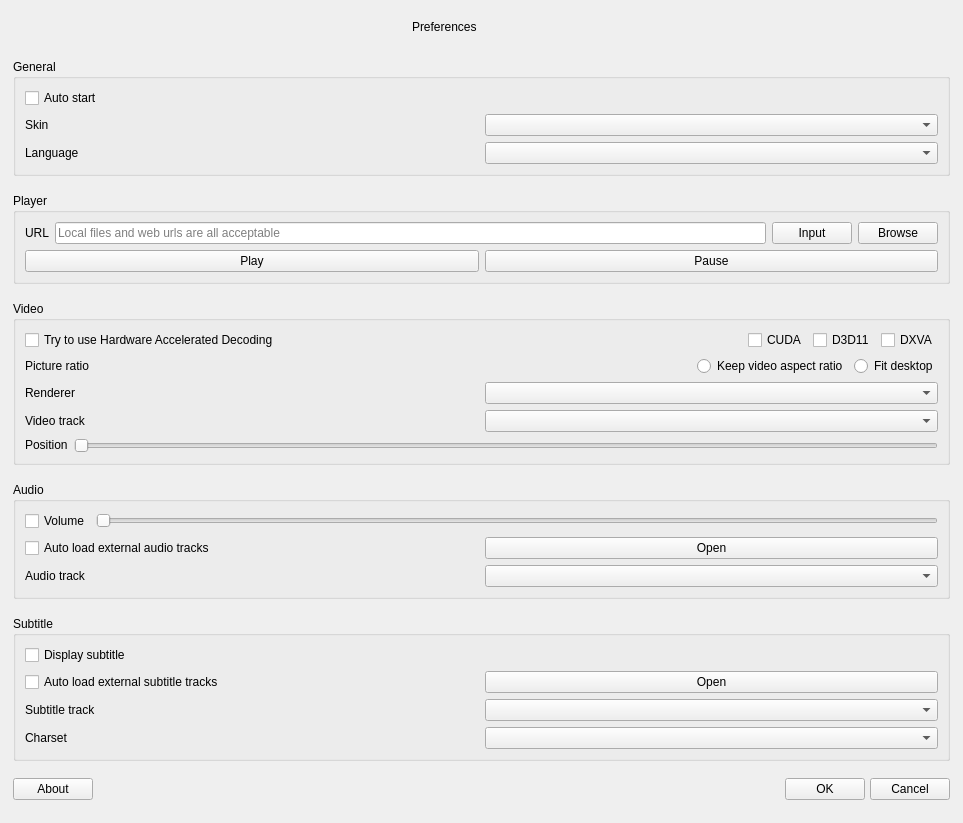
<?xml version="1.0" encoding="UTF-8"?>
<ui version="4.0">
 <class>PreferencesDialog</class>
 <widget class="FramelessWindow" name="PreferencesDialog">
  <property name="geometry">
   <rect>
    <x>0</x>
    <y>0</y>
    <width>963</width>
    <height>823</height>
   </rect>
  </property>
  <property name="sizePolicy">
   <sizepolicy hsizetype="Preferred" vsizetype="Preferred">
    <horstretch>0</horstretch>
    <verstretch>0</verstretch>
   </sizepolicy>
  </property>
  <property name="acceptDrops">
   <bool>true</bool>
  </property>
  <property name="windowTitle">
   <string>Preferences</string>
  </property>
  <property name="windowIcon">
   <iconset resource="../images.qrc">
    <normaloff>:/bee.ico</normaloff>:/bee.ico</iconset>
  </property>
  <property name="styleSheet">
   <string notr="true"/>
  </property>
  <layout class="QVBoxLayout" name="verticalLayout_2">
   <property name="spacing">
    <number>5</number>
   </property>
   <property name="leftMargin">
    <number>13</number>
   </property>
   <property name="topMargin">
    <number>0</number>
   </property>
   <property name="rightMargin">
    <number>13</number>
   </property>
   <property name="bottomMargin">
    <number>6</number>
   </property>
   <item>
    <widget class="QWidget" name="widget_windowTitleBar" native="true">
     <property name="sizePolicy">
      <sizepolicy hsizetype="Preferred" vsizetype="Fixed">
       <horstretch>0</horstretch>
       <verstretch>0</verstretch>
      </sizepolicy>
     </property>
     <property name="maximumSize">
      <size>
       <width>16777215</width>
       <height>30</height>
      </size>
     </property>
     <layout class="QHBoxLayout" name="horizontalLayout_7">
      <property name="spacing">
       <number>0</number>
      </property>
      <property name="leftMargin">
       <number>0</number>
      </property>
      <property name="topMargin">
       <number>0</number>
      </property>
      <property name="rightMargin">
       <number>0</number>
      </property>
      <property name="bottomMargin">
       <number>0</number>
      </property>
      <item>
       <widget class="QLabel" name="label_windowIcon">
        <property name="sizePolicy">
         <sizepolicy hsizetype="Fixed" vsizetype="Fixed">
          <horstretch>0</horstretch>
          <verstretch>0</verstretch>
         </sizepolicy>
        </property>
        <property name="minimumSize">
         <size>
          <width>15</width>
          <height>15</height>
         </size>
        </property>
        <property name="maximumSize">
         <size>
          <width>25</width>
          <height>25</height>
         </size>
        </property>
        <property name="text">
         <string/>
        </property>
        <property name="pixmap">
         <pixmap resource="../images.qrc">:/bee.ico</pixmap>
        </property>
        <property name="scaledContents">
         <bool>true</bool>
        </property>
       </widget>
      </item>
      <item>
       <spacer name="horizontalSpacer_3">
        <property name="orientation">
         <enum>Qt::Horizontal</enum>
        </property>
        <property name="sizeHint" stdset="0">
         <size>
          <width>40</width>
          <height>20</height>
         </size>
        </property>
       </spacer>
      </item>
      <item>
       <widget class="QLabel" name="label_windowTitle">
        <property name="sizePolicy">
         <sizepolicy hsizetype="Preferred" vsizetype="Fixed">
          <horstretch>0</horstretch>
          <verstretch>0</verstretch>
         </sizepolicy>
        </property>
        <property name="maximumSize">
         <size>
          <width>16777215</width>
          <height>30</height>
         </size>
        </property>
        <property name="text">
         <string>Preferences</string>
        </property>
       </widget>
      </item>
      <item>
       <spacer name="horizontalSpacer_4">
        <property name="orientation">
         <enum>Qt::Horizontal</enum>
        </property>
        <property name="sizeHint" stdset="0">
         <size>
          <width>40</width>
          <height>20</height>
         </size>
        </property>
       </spacer>
      </item>
      <item>
       <widget class="QPushButton" name="pushButton_minimize">
        <property name="sizePolicy">
         <sizepolicy hsizetype="Fixed" vsizetype="Fixed">
          <horstretch>0</horstretch>
          <verstretch>0</verstretch>
         </sizepolicy>
        </property>
        <property name="maximumSize">
         <size>
          <width>30</width>
          <height>30</height>
         </size>
        </property>
        <property name="text">
         <string/>
        </property>
        <property name="icon">
         <iconset resource="../images.qrc">
          <normaloff>:/minimize.ico</normaloff>:/minimize.ico</iconset>
        </property>
        <property name="flat">
         <bool>true</bool>
        </property>
       </widget>
      </item>
      <item>
       <widget class="QPushButton" name="pushButton_maximize">
        <property name="enabled">
         <bool>true</bool>
        </property>
        <property name="sizePolicy">
         <sizepolicy hsizetype="Fixed" vsizetype="Fixed">
          <horstretch>0</horstretch>
          <verstretch>0</verstretch>
         </sizepolicy>
        </property>
        <property name="maximumSize">
         <size>
          <width>30</width>
          <height>30</height>
         </size>
        </property>
        <property name="text">
         <string/>
        </property>
        <property name="icon">
         <iconset resource="../images.qrc">
          <normaloff>:/maximize.ico</normaloff>:/maximize.ico</iconset>
        </property>
        <property name="flat">
         <bool>true</bool>
        </property>
       </widget>
      </item>
      <item>
       <widget class="QPushButton" name="pushButton_close">
        <property name="sizePolicy">
         <sizepolicy hsizetype="Fixed" vsizetype="Fixed">
          <horstretch>0</horstretch>
          <verstretch>0</verstretch>
         </sizepolicy>
        </property>
        <property name="maximumSize">
         <size>
          <width>30</width>
          <height>30</height>
         </size>
        </property>
        <property name="text">
         <string/>
        </property>
        <property name="icon">
         <iconset resource="../images.qrc">
          <normaloff>:/close.ico</normaloff>:/close.ico</iconset>
        </property>
        <property name="flat">
         <bool>true</bool>
        </property>
       </widget>
      </item>
     </layout>
    </widget>
   </item>
   <item>
    <widget class="QGroupBox" name="groupBox_general">
     <property name="sizePolicy">
      <sizepolicy hsizetype="Preferred" vsizetype="Fixed">
       <horstretch>0</horstretch>
       <verstretch>0</verstretch>
      </sizepolicy>
     </property>
     <property name="title">
      <string>General</string>
     </property>
     <layout class="QVBoxLayout" name="verticalLayout_6">
      <item>
       <widget class="QCheckBox" name="checkBox_autoStart">
        <property name="text">
         <string>Auto start</string>
        </property>
       </widget>
      </item>
      <item>
       <layout class="QHBoxLayout" name="horizontalLayout_2">
        <item>
         <widget class="QLabel" name="label_skin">
          <property name="sizePolicy">
           <sizepolicy hsizetype="Preferred" vsizetype="Fixed">
            <horstretch>0</horstretch>
            <verstretch>0</verstretch>
           </sizepolicy>
          </property>
          <property name="text">
           <string>Skin</string>
          </property>
         </widget>
        </item>
        <item>
         <widget class="QComboBox" name="comboBox_skin"/>
        </item>
       </layout>
      </item>
      <item>
       <layout class="QHBoxLayout" name="horizontalLayout_16">
        <item>
         <widget class="QLabel" name="label_language">
          <property name="sizePolicy">
           <sizepolicy hsizetype="Preferred" vsizetype="Fixed">
            <horstretch>0</horstretch>
            <verstretch>0</verstretch>
           </sizepolicy>
          </property>
          <property name="text">
           <string>Language</string>
          </property>
         </widget>
        </item>
        <item>
         <widget class="QComboBox" name="comboBox_language"/>
        </item>
       </layout>
      </item>
     </layout>
    </widget>
   </item>
   <item>
    <widget class="QGroupBox" name="groupBox_player">
     <property name="sizePolicy">
      <sizepolicy hsizetype="Preferred" vsizetype="Fixed">
       <horstretch>0</horstretch>
       <verstretch>0</verstretch>
      </sizepolicy>
     </property>
     <property name="title">
      <string>Player</string>
     </property>
     <layout class="QVBoxLayout" name="verticalLayout">
      <item>
       <layout class="QHBoxLayout" name="horizontalLayout_3">
        <item>
         <widget class="QLabel" name="label_url">
          <property name="sizePolicy">
           <sizepolicy hsizetype="Minimum" vsizetype="Fixed">
            <horstretch>0</horstretch>
            <verstretch>0</verstretch>
           </sizepolicy>
          </property>
          <property name="text">
           <string>URL</string>
          </property>
         </widget>
        </item>
        <item>
         <widget class="QLineEdit" name="lineEdit_url">
          <property name="enabled">
           <bool>true</bool>
          </property>
          <property name="readOnly">
           <bool>true</bool>
          </property>
          <property name="placeholderText">
           <string>Local files and web urls are all acceptable</string>
          </property>
         </widget>
        </item>
        <item>
         <widget class="QPushButton" name="pushButton_url_input">
          <property name="text">
           <string>Input</string>
          </property>
         </widget>
        </item>
        <item>
         <widget class="QPushButton" name="pushButton_url_browse">
          <property name="text">
           <string>Browse</string>
          </property>
         </widget>
        </item>
       </layout>
      </item>
      <item>
       <layout class="QHBoxLayout" name="horizontalLayout_5">
        <item>
         <widget class="QPushButton" name="pushButton_play">
          <property name="text">
           <string>Play</string>
          </property>
         </widget>
        </item>
        <item>
         <widget class="QPushButton" name="pushButton_pause">
          <property name="text">
           <string>Pause</string>
          </property>
         </widget>
        </item>
       </layout>
      </item>
     </layout>
    </widget>
   </item>
   <item>
    <widget class="QGroupBox" name="groupBox_video">
     <property name="sizePolicy">
      <sizepolicy hsizetype="Preferred" vsizetype="Fixed">
       <horstretch>0</horstretch>
       <verstretch>0</verstretch>
      </sizepolicy>
     </property>
     <property name="title">
      <string>Video</string>
     </property>
     <layout class="QVBoxLayout" name="verticalLayout_3">
      <item>
       <layout class="QHBoxLayout" name="horizontalLayout_6">
        <item>
         <widget class="QCheckBox" name="checkBox_hwdec">
          <property name="text">
           <string>Try to use Hardware Accelerated Decoding</string>
          </property>
         </widget>
        </item>
        <item>
         <spacer name="horizontalSpacer_2">
          <property name="orientation">
           <enum>Qt::Horizontal</enum>
          </property>
          <property name="sizeHint" stdset="0">
           <size>
            <width>40</width>
            <height>20</height>
           </size>
          </property>
         </spacer>
        </item>
        <item>
         <widget class="QCheckBox" name="checkBox_hwdec_cuda">
          <property name="text">
           <string>CUDA</string>
          </property>
         </widget>
        </item>
        <item>
         <widget class="QCheckBox" name="checkBox_hwdec_d3d11">
          <property name="text">
           <string>D3D11</string>
          </property>
         </widget>
        </item>
        <item>
         <widget class="QCheckBox" name="checkBox_hwdec_dxva">
          <property name="text">
           <string>DXVA</string>
          </property>
         </widget>
        </item>
       </layout>
      </item>
      <item>
       <layout class="QHBoxLayout" name="horizontalLayout_8">
        <item>
         <widget class="QLabel" name="label_pictureRatio">
          <property name="sizePolicy">
           <sizepolicy hsizetype="Minimum" vsizetype="Fixed">
            <horstretch>0</horstretch>
            <verstretch>0</verstretch>
           </sizepolicy>
          </property>
          <property name="text">
           <string>Picture ratio</string>
          </property>
         </widget>
        </item>
        <item>
         <spacer name="horizontalSpacer_5">
          <property name="orientation">
           <enum>Qt::Horizontal</enum>
          </property>
          <property name="sizeHint" stdset="0">
           <size>
            <width>40</width>
            <height>20</height>
           </size>
          </property>
         </spacer>
        </item>
        <item>
         <widget class="QRadioButton" name="radioButton_ratio_videoAspectRatio">
          <property name="text">
           <string>Keep video aspect ratio</string>
          </property>
         </widget>
        </item>
        <item>
         <widget class="QRadioButton" name="radioButton_ratio_fitDesktop">
          <property name="text">
           <string>Fit desktop</string>
          </property>
         </widget>
        </item>
       </layout>
      </item>
      <item>
       <layout class="QHBoxLayout" name="horizontalLayout_17">
        <item>
         <widget class="QLabel" name="label_video_renderer">
          <property name="sizePolicy">
           <sizepolicy hsizetype="Preferred" vsizetype="Fixed">
            <horstretch>0</horstretch>
            <verstretch>0</verstretch>
           </sizepolicy>
          </property>
          <property name="text">
           <string>Renderer</string>
          </property>
         </widget>
        </item>
        <item>
         <widget class="QComboBox" name="comboBox_video_renderer"/>
        </item>
       </layout>
      </item>
      <item>
       <layout class="QHBoxLayout" name="horizontalLayout_11">
        <item>
         <widget class="QLabel" name="label_video_track">
          <property name="sizePolicy">
           <sizepolicy hsizetype="Minimum" vsizetype="Fixed">
            <horstretch>0</horstretch>
            <verstretch>0</verstretch>
           </sizepolicy>
          </property>
          <property name="text">
           <string>Video track</string>
          </property>
         </widget>
        </item>
        <item>
         <widget class="QComboBox" name="comboBox_video_track"/>
        </item>
       </layout>
      </item>
      <item>
       <layout class="QHBoxLayout" name="horizontalLayout_12">
        <item>
         <widget class="QLabel" name="label_video_position">
          <property name="sizePolicy">
           <sizepolicy hsizetype="Preferred" vsizetype="Fixed">
            <horstretch>0</horstretch>
            <verstretch>0</verstretch>
           </sizepolicy>
          </property>
          <property name="text">
           <string>Position</string>
          </property>
         </widget>
        </item>
        <item>
         <widget class="QSlider" name="horizontalSlider_video_position">
          <property name="enabled">
           <bool>false</bool>
          </property>
          <property name="orientation">
           <enum>Qt::Horizontal</enum>
          </property>
         </widget>
        </item>
       </layout>
      </item>
     </layout>
    </widget>
   </item>
   <item>
    <widget class="QGroupBox" name="groupBox_audio">
     <property name="sizePolicy">
      <sizepolicy hsizetype="Preferred" vsizetype="Fixed">
       <horstretch>0</horstretch>
       <verstretch>0</verstretch>
      </sizepolicy>
     </property>
     <property name="title">
      <string>Audio</string>
     </property>
     <layout class="QVBoxLayout" name="verticalLayout_4">
      <item>
       <layout class="QHBoxLayout" name="horizontalLayout_4">
        <item>
         <widget class="QCheckBox" name="checkBox_volume">
          <property name="text">
           <string>Volume</string>
          </property>
         </widget>
        </item>
        <item>
         <widget class="QSlider" name="horizontalSlider_volume">
          <property name="orientation">
           <enum>Qt::Horizontal</enum>
          </property>
         </widget>
        </item>
       </layout>
      </item>
      <item>
       <layout class="QHBoxLayout" name="horizontalLayout_15">
        <item>
         <widget class="QCheckBox" name="checkBox_audio_autoLoadExternal">
          <property name="text">
           <string>Auto load external audio tracks</string>
          </property>
         </widget>
        </item>
        <item>
         <widget class="QPushButton" name="pushButton_audio_open">
          <property name="text">
           <string>Open</string>
          </property>
         </widget>
        </item>
       </layout>
      </item>
      <item>
       <layout class="QHBoxLayout" name="horizontalLayout_9">
        <item>
         <widget class="QLabel" name="label_audio_track">
          <property name="sizePolicy">
           <sizepolicy hsizetype="Minimum" vsizetype="Fixed">
            <horstretch>0</horstretch>
            <verstretch>0</verstretch>
           </sizepolicy>
          </property>
          <property name="text">
           <string>Audio track</string>
          </property>
         </widget>
        </item>
        <item>
         <widget class="QComboBox" name="comboBox_audio_track"/>
        </item>
       </layout>
      </item>
     </layout>
    </widget>
   </item>
   <item>
    <widget class="QGroupBox" name="groupBox_subtitle">
     <property name="sizePolicy">
      <sizepolicy hsizetype="Preferred" vsizetype="Fixed">
       <horstretch>0</horstretch>
       <verstretch>0</verstretch>
      </sizepolicy>
     </property>
     <property name="title">
      <string>Subtitle</string>
     </property>
     <layout class="QVBoxLayout" name="verticalLayout_5">
      <item>
       <widget class="QCheckBox" name="checkBox_displaySubtitle">
        <property name="text">
         <string>Display subtitle</string>
        </property>
       </widget>
      </item>
      <item>
       <layout class="QHBoxLayout" name="horizontalLayout_14">
        <item>
         <widget class="QCheckBox" name="checkBox_subtitle_autoLoadExternal">
          <property name="text">
           <string>Auto load external subtitle tracks</string>
          </property>
         </widget>
        </item>
        <item>
         <widget class="QPushButton" name="pushButton_subtitle_open">
          <property name="text">
           <string>Open</string>
          </property>
         </widget>
        </item>
       </layout>
      </item>
      <item>
       <layout class="QHBoxLayout" name="horizontalLayout_10">
        <item>
         <widget class="QLabel" name="label_subtitle_track">
          <property name="sizePolicy">
           <sizepolicy hsizetype="Minimum" vsizetype="Fixed">
            <horstretch>0</horstretch>
            <verstretch>0</verstretch>
           </sizepolicy>
          </property>
          <property name="text">
           <string>Subtitle track</string>
          </property>
         </widget>
        </item>
        <item>
         <widget class="QComboBox" name="comboBox_subtitle_track"/>
        </item>
       </layout>
      </item>
      <item>
       <layout class="QHBoxLayout" name="horizontalLayout_13">
        <item>
         <widget class="QLabel" name="label_subtitle_charset">
          <property name="sizePolicy">
           <sizepolicy hsizetype="Minimum" vsizetype="Fixed">
            <horstretch>0</horstretch>
            <verstretch>0</verstretch>
           </sizepolicy>
          </property>
          <property name="text">
           <string>Charset</string>
          </property>
         </widget>
        </item>
        <item>
         <widget class="QComboBox" name="comboBox_subtitle_charset"/>
        </item>
       </layout>
      </item>
     </layout>
    </widget>
   </item>
   <item>
    <layout class="QHBoxLayout" name="horizontalLayout">
     <item>
      <widget class="QPushButton" name="pushButton_about">
       <property name="text">
        <string>About</string>
       </property>
      </widget>
     </item>
     <item>
      <spacer name="horizontalSpacer">
       <property name="orientation">
        <enum>Qt::Horizontal</enum>
       </property>
       <property name="sizeHint" stdset="0">
        <size>
         <width>40</width>
         <height>20</height>
        </size>
       </property>
      </spacer>
     </item>
     <item>
      <widget class="QPushButton" name="pushButton_ok">
       <property name="text">
        <string>OK</string>
       </property>
      </widget>
     </item>
     <item>
      <widget class="QPushButton" name="pushButton_cancel">
       <property name="text">
        <string>Cancel</string>
       </property>
      </widget>
     </item>
    </layout>
   </item>
  </layout>
 </widget>
 <customwidgets>
  <customwidget>
   <class>FramelessWindow</class>
   <extends>QWidget</extends>
   <header>framelesswindow.h</header>
   <container>1</container>
  </customwidget>
 </customwidgets>
 <resources>
  <include location="../images.qrc"/>
 </resources>
 <connections/>
</ui>
